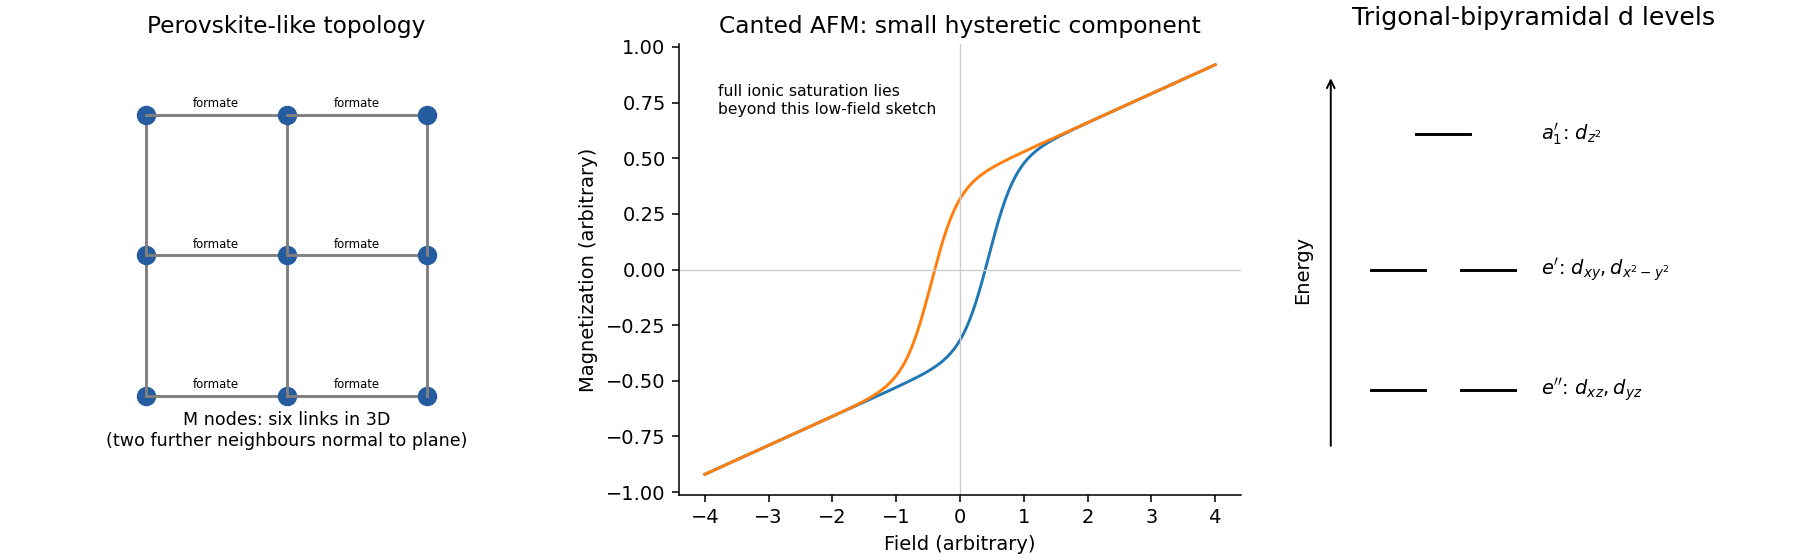

Python code for this plot:
"""Original explanatory figure. Python 3.14, numpy 2.3.5, matplotlib 3.10.7.
Run through the root Makefile; the PNG basename is written to the current directory.
"""
from pathlib import Path
import sys
sys.path.insert(0,str(Path(__file__).resolve().parents[2]))
import numpy as np
import matplotlib.pyplot as plt
from matplotlib.patches import Circle, Polygon
from tools.chemistry_diagram import bond, atom, ring, wedge, curly, flow, finish, save
plt.rcParams.update({'font.size':10,'axes.spines.top':False,'axes.spines.right':False})
fig,axs=plt.subplots(1,3,figsize=(13,4),layout='constrained')
a=axs[0]
for x in range(3):
 for y in range(3):
  a.plot(x,y,'o',color='#245c9f',ms=9)
  if x<2:a.plot([x,x+1],[y,y],color='0.5');a.text(x+.5,y+.055,'formate',ha='center',fontsize=6)
  if y<2:a.plot([x,x],[y,y+1],color='0.5')
a.text(1,-.35,'M nodes: six links in 3D\n(two further neighbours normal to plane)',ha='center',fontsize=9);a.set(xlim=(-.4,2.4),ylim=(-.7,2.5),aspect='equal');a.axis('off');a.set_title('Perovskite-like topology')
a=axs[1];h=np.linspace(-4,4,300);a.plot(h,.4*np.tanh((h-.45)*2.4)+.13*h);a.plot(h,.4*np.tanh((h+.45)*2.4)+.13*h);a.axhline(0,c='0.8',lw=.7);a.axvline(0,c='0.8',lw=.7);a.set(xlabel='Field (arbitrary)',ylabel='Magnetization (arbitrary)',title='Canted AFM: small hysteretic component');a.text(-3.8,.7,'full ionic saturation lies\nbeyond this low-field sketch',fontsize=8)
a=axs[2];levels=[(.7,[-.3,.3],r"$e''$: $d_{xz},d_{yz}$"),(1.5,[-.3,.3],r"$e'$: $d_{xy},d_{x^2-y^2}$"),(2.4,[0],r"$a_1'$: $d_{z^2}$")]
for y,xs,label in levels:
 for x in xs:a.plot([x-.18,x+.18],[y,y],c='black')
 a.text(.65,y,label,va='center',fontsize=10)
a.annotate('',(-.75,2.8),(-.75,.3),arrowprops={'arrowstyle':'->'});a.text(-1,1.5,'Energy',rotation=90,va='center');finish(a,(-1.2,2.4),(0,3),'Trigonal-bipyramidal d levels')
save(fig,'paper-2-formate-magnetism.png')
